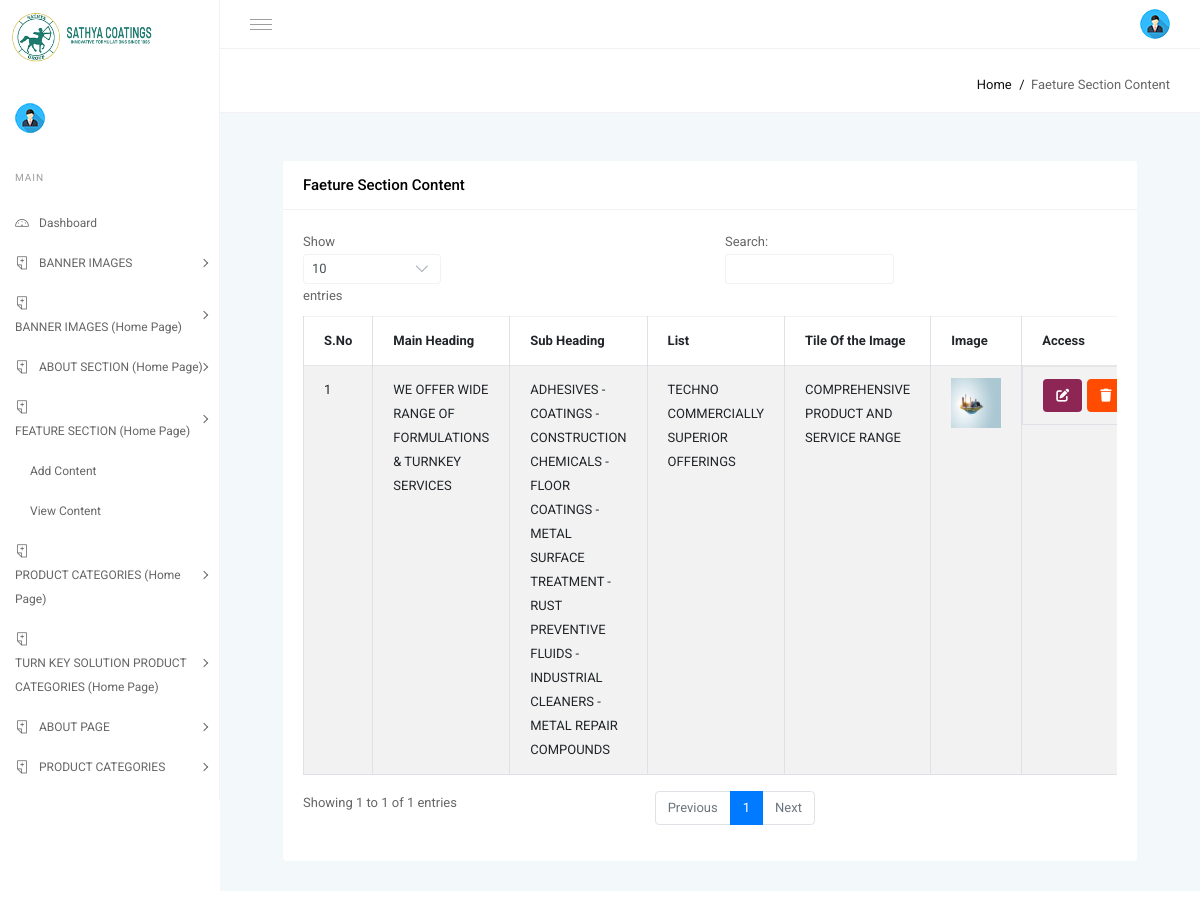
Page /sathyadb/featureview.php (signed in) on the committed database.
### tables this page shows
CREATE TABLE `feature` (
  `id` int(10) NOT NULL,
  `main_heading` text NOT NULL,
  `sub_heading` text NOT NULL,
  `list` text NOT NULL,
  `image` varchar(100) NOT NULL,
  `title` varchar(50) NOT NULL
);

### sathyadb/featureview.php (the view, shortened to what this page needs)
<?php include("header.php"); ?>
<div class="page-title-area">
    <div class="row align-items-center">
        <div class="col-sm-12 col-lg-12 col-md-12 col-12">
            <div class="breadcrumbs-area clearfix">
                <ul class="breadcrumbs float-right">
                    <li><a href="index.php">Home</a></li>
                    <li><span>Faeture Section Content</span></li>
                </ul>
            </div>
        </div>
    </div>
</div>
<div class="row m-5">
    <div class="col-md-12">
        <div class="card m-b-30">
            <div class="card-header bg-white">
                <h3 class="card-title">Faeture Section Content</h3>
            </div>
            <div class="card-body">
                <div class="table-responsive">
                    <table id="example" class="table table-striped table-bordered" style="width:100%">
                        <thead>
                            <tr>
                                <th>S.No</th>
                                <th>Main Heading</th>
                                <th>Sub Heading</th>
                                <th>List</th>
                                <th>Tile Of the Image</th>
                                <th>Image</th>
                                <th>Access</th>
                            </tr>
                        </thead>
                        <tbody>
                            <?php
                            include('config.php');
                            $productQuery = "SELECT * FROM feature";
                            $productResult = $conn->query($productQuery);
                            if ($productResult->num_rows > 0) {
                                $i = 0;
                                while ($row = $productResult->fetch_assoc()) {
                                    $i++;
                                    echo "<tr>";
                                    echo "<td>" . $i . "</td>";
                                    echo "<td>" . $row['main_heading']  . "</td>";
                                    echo "<td>" . $row['sub_heading']  . "</td>";
                                    echo "<td>" . $row['list']  . "</td>";
                                    echo "<td>" . $row['title']  . "</td>";
                                    echo "<td><img src='feature/" . $row['image'] . "' height='50' width='50'></td>";
                                    echo "<td style='display:flex;'>
                                            <a href='featureupdate.php?update=" . $row['id'] . "' class='btn' style='margin-right:5px;background-color: #8e2655;'>
                                                <i class='fa fa-edit' style='color: white;'></i>
                                            </a>
                                            <a href='?delete=" . $row['id'] . "' class='btn btn-danger'>
                                                <i class='fa fa-trash' style='color: white;'></i>
                                            </a>
                                          </td>";
                                    echo "</tr>";
                                }
                            } else {
                                echo "<tr><td colspan='3'>No images found.</td></tr>";
                            }
                            ?>
                        </tbody>
                    </table>
                </div>
            </div>
        </div>
    </div>
</div>
</body>
</html>

### rows in the picture
feature: main_heading "WE OFFER WIDE RANGE OF FORMULATIONS & TURNKEY SERVICES", sub_heading "ADHESIVES - COATINGS - CONSTRUCTION CHEMICALS - FLOOR COATINGS - METAL SURFACE TREATMENT - RUST PREVENTIVE FLUIDS - INDUSTRIAL CLEANERS - METAL REPAIR COMPOUNDS", list "TECHNO COMMERCIALLY SUPERIOR OFFERINGS", title "COMPREHENSIVE PRODUCT AND SERVICE RANGE", image (picture)
